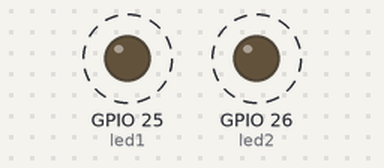
The sketch below on a simulated ESP32. On the bench: output pins drawn as LEDs (lit = HIGH). Dashed ring = blinking.

Above: at 0.5 s.
Timing chart, 0 to 4.6 s (numbered marks = the images above):
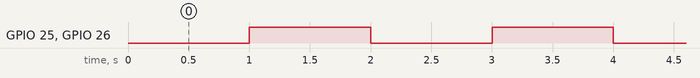

The sketch:

LED_MILLIS.ino
```cpp
#define led1 25
#define led2 26

unsigned long previousMillis1 = 0;
unsigned long previousMillis2 = 0;

const long interval1 = 1000;
const long interval2 = 1000;

int ledstate1 = LOW;
int ledstate2 = LOW;

void setup()
{
  Serial.begin(9600);
  pinMode(led1, OUTPUT);
  pinMode(led2, OUTPUT);
}

void loop()
{
  unsigned long currentMillis = millis();
  if(currentMillis - previousMillis1 >= interval1)
  {
    previousMillis1 = currentMillis;
    ledstate1 = !ledstate1;
    digitalWrite(led1,ledstate1);
  }
  else if(currentMillis - previousMillis2 >= interval2)
  {
    previousMillis2 = currentMillis;
    ledstate2 = !ledstate2;
    digitalWrite(led2,ledstate2);
  }
}
```

Measured:
- by itself, GPIO 25 (led1), GPIO 26 (led2): alternates HIGH for 1.0 s and LOW for 1.0 s
- by itself, everything shown: repeats every 2.0 s, in 4 steps
